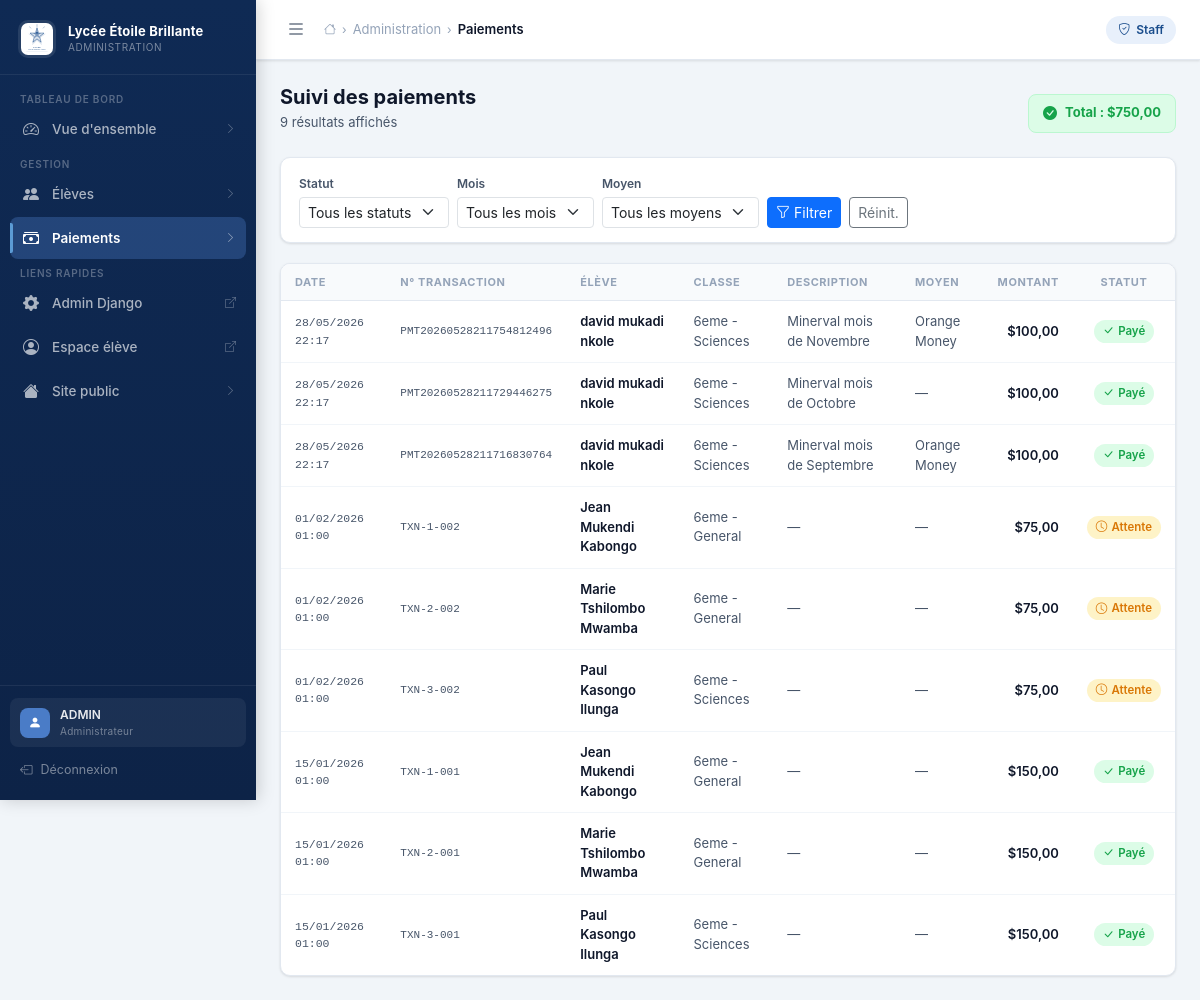
/administration/paiements/ (signed in), run on an earlier commit of the app's database.
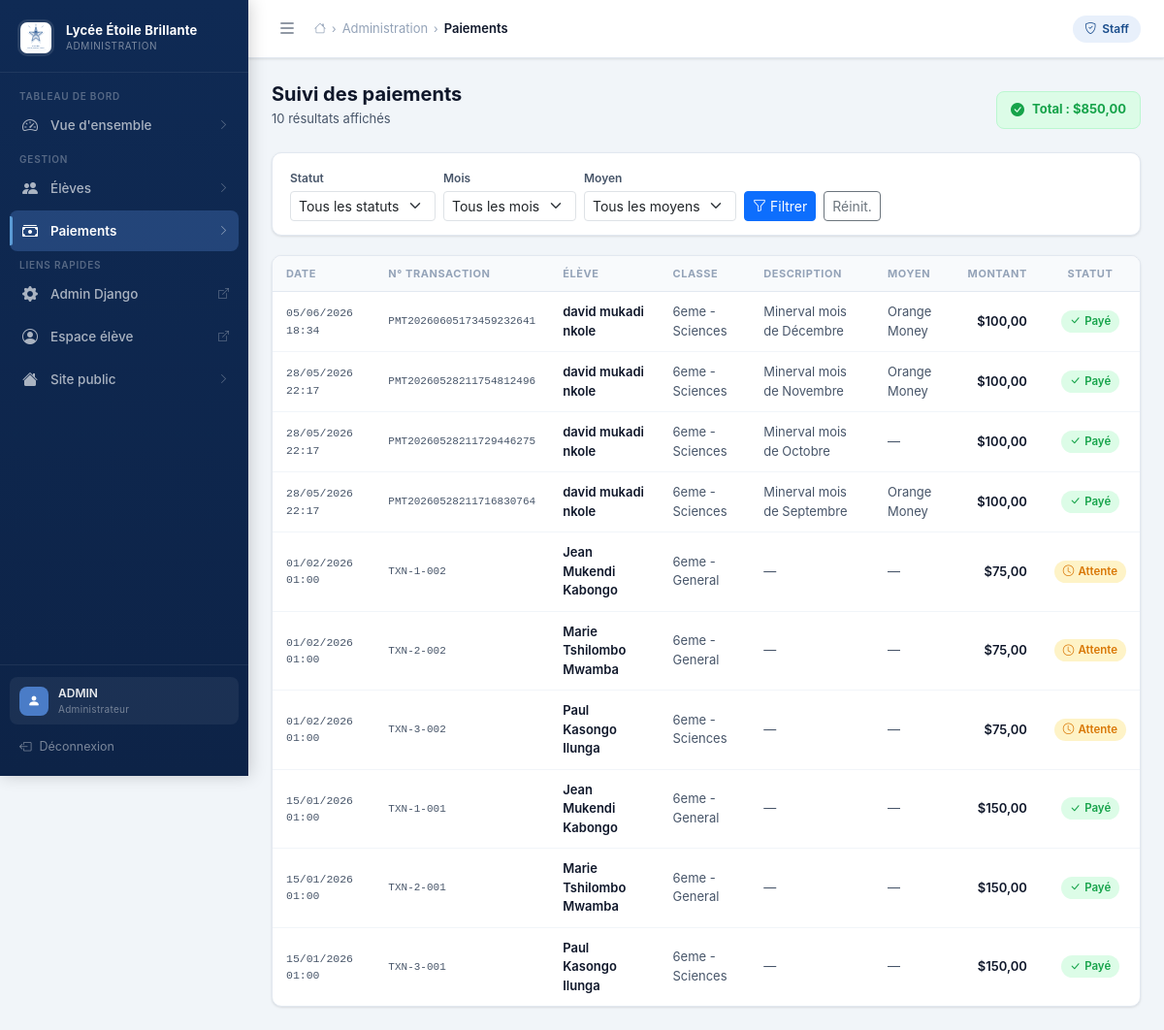
And on a later commit of the database.
### accounts/models.py (models this page shows, shortened)
class User(AbstractBaseUser, PermissionsMixin):
    identifiant = models.CharField(max_length=50, unique=True)
    is_active = models.BooleanField(default=True)
    is_staff = models.BooleanField(default=False)
    password_created = models.BooleanField(default=False)
    objects = UserManager()
    USERNAME_FIELD = "identifiant"
    REQUIRED_FIELDS = []
    class Meta:
        verbose_name = "utilisateur"
        verbose_name_plural = "utilisateurs"

class Eleve(models.Model):
    user = models.OneToOneField(User, on_delete=models.CASCADE, related_name="eleve")
    nom = models.CharField(max_length=100)
    postnom = models.CharField(max_length=100)
    prenom = models.CharField(max_length=100)
    classe = models.ForeignKey(Classe, on_delete=models.SET_NULL, null=True, blank=True)
    class Meta:
        verbose_name = "élève"
        verbose_name_plural = "élèves"
    @property
    def nom_complet(self):
        return f"{self.prenom} {self.nom} {self.postnom}"

class Classe(models.Model):
    niveau = models.CharField(max_length=100)
    departement = models.CharField(max_length=100)
    class Meta:
        verbose_name = "classe"
        verbose_name_plural = "classes"
    def __str__(self):
        return f"{self.niveau} - {self.departement}"

### payments/models.py (models this page shows, shortened)
class Paiement(models.Model):
    MODE_CHOICES = [
        ("orange", "Orange Money"),
        ("airtel", "Airtel Money"),
        ("mpesa", "M-Pesa"),
    ]
    STATUT_CHOICES = [
        ("en_attente", "En attente"),
        ("paye", "Payé"),
        ("echec", "Échec"),
    ]
    eleve = models.ForeignKey(Eleve, on_delete=models.CASCADE, related_name="paiements")
    frais = models.ForeignKey(FraisScolaire, null=True, blank=True, on_delete=models.PROTECT, related_name="paiements")
    moyen_paiement = models.CharField(max_length=20, choices=MODE_CHOICES, null=True, blank=True)
    montant = models.DecimalField(max_digits=10, decimal_places=2, editable=False, null=True, blank=True)
    description = models.CharField(max_length=255, blank=True)
    statut = models.CharField(max_length=20, choices=STATUT_CHOICES, default="paye")
    date_paiement = models.DateTimeField(auto_now_add=True)
    numero_transaction = models.CharField(max_length=100, unique=True, blank=True)
    class Meta:
        verbose_name = "paiement"
        verbose_name_plural = "paiements"
        ordering = ["-date_paiement"]
        unique_together = ("eleve", "frais")

### admin_panel/views.py (the view)
# urls.py: path("paiements/", views.PaiementsAdminView.as_view(), name="paiements"),
@staff_required_dispatch
class PaiementsAdminView(View):
    template_name = "admin_panel/paiements.html"
    def get(self, request):
        statut = request.GET.get("statut")
        mois = request.GET.get("mois")
        moyen = request.GET.get("moyen")
        qs = Paiement.objects.select_related("eleve", "frais", "eleve__classe").order_by("-date_paiement")
        if statut:
            qs = qs.filter(statut=statut)
        if mois:
            qs = qs.filter(frais__mois=mois)
        if moyen:
            qs = qs.filter(moyen_paiement=moyen)
        total_filtre = qs.filter(statut="paye").aggregate(total=Sum("montant"))["total"] or 0
        context = {
            "paiements": qs[:200],
            "total_filtre": total_filtre,
            "statut_choices": Paiement.STATUT_CHOICES,
            "mode_choices": Paiement.MODE_CHOICES,
            "mois_choices": FraisScolaire.MOIS_CHOICES,
            "statut_actif": statut,
            "mois_actif": mois,
            "moyen_actif": moyen,
        }
        return render(request, self.template_name, context)

### admin_panel/views.py (called while the page is built)
def staff_required_dispatch(cls):
    original_dispatch = cls.dispatch
    def dispatch(self, request, *args, **kwargs):
        if not request.user.is_authenticated or not request.user.is_staff:
            return redirect(f"/administration/connexion/?next={request.path}")
        return original_dispatch(self, request, *args, **kwargs)
    cls.dispatch = dispatch
    return cls

### templates/admin_panel/paiements.html (shortened to what this page needs)
{% extends "admin_panel/base_admin.html" %}
{% block nav_paiements %}active{% endblock %}
{% block breadcrumb_extra %}
<span class="breadcrumb-sep">›</span>
<span class="breadcrumb-item current">Paiements</span>
{% endblock %}
{% block content %}
<div class="page-header">
    <div class="page-header-left">
        <h1 class="page-title">Suivi des paiements</h1>
        <p class="page-subtitle">{{ paiements|length }} résultat{{ paiements|length|pluralize }} affiché{{ paiements|length|pluralize }}</p>
    </div>
    {% if total_filtre > 0 %}
    <div style="display:flex;align-items:center;gap:8px;background:#dcfce7;border:1px solid #bbf7d0;padding:8px 14px;border-radius:8px;">
        <i class="bi bi-check-circle-fill" style="color:#16a34a;"></i>
        <span style="font-size:13px;font-weight:700;color:#16a34a;">Total : ${{ total_filtre|floatformat:2 }}</span>
    </div>
    {% endif %}
</div>
<div class="filter-bar">
    <form method="get" class="row g-2 align-items-end">
        <div class="col-12 col-sm-auto">
            <label class="form-label mb-1" style="font-size:12px;font-weight:600;color:#475569;">Statut</label>
            <select name="statut" class="form-select form-select-sm">
                <option value="">Tous les statuts</option>
            </select>
        </div>
        <div class="col-12 col-sm-auto">
            <label class="form-label mb-1" style="font-size:12px;font-weight:600;color:#475569;">Mois</label>
            <select name="mois" class="form-select form-select-sm">
                <option value="">Tous les mois</option>
            </select>
        </div>
        <div class="col-12 col-sm-auto">
            <label class="form-label mb-1" style="font-size:12px;font-weight:600;color:#475569;">Moyen</label>
            <select name="moyen" class="form-select form-select-sm">
                <option value="">Tous les moyens</option>
            </select>
        </div>
        <div class="col-12 col-sm-auto">
            <button type="submit" class="btn btn-sm btn-primary"><i class="bi bi-funnel me-1"></i>Filtrer</button>
            <a href="{% url 'admin_panel:paiements' %}" class="btn btn-sm btn-outline-secondary ms-1">Réinit.</a>
        </div>
    </form>
</div>
<div class="admin-card">
    <div style="overflow-x:auto;">
        <table class="admin-table">
            <thead><tr>
                <th>Date</th>
                <th>N° Transaction</th>
                <th>Élève</th>
                <th>Classe</th>
                <th>Description</th>
                <th>Moyen</th>
                <th class="text-end">Montant</th>
                <th class="text-center">Statut</th>
            </tr></thead>
            <tbody>
            {% for p in paiements %}
            <tr>
                <td class="mono">{{ p.date_paiement|date:"d/m/Y H:i" }}</td>
                <td class="mono" style="font-size:11px;">{{ p.numero_transaction }}</td>
                <td class="fw-med">{{ p.eleve.nom_complet }}</td>
                <td>{{ p.eleve.classe|default:"—" }}</td>
                <td>{{ p.description|default:"—" }}</td>
                <td>{{ p.get_moyen_paiement_display|default:"—" }}</td>
                <td class="text-end fw-med">${{ p.montant|floatformat:2 }}</td>
                <td class="text-center">
                    {% if p.statut == "paye" %}<span class="status-badge paye"><i class="bi bi-check-lg"></i>Payé</span>
                    {% elif p.statut == "en_attente" %}<span class="status-badge attente"><i class="bi bi-clock"></i>Attente</span>
                    {% else %}<span class="status-badge echec"><i class="bi bi-x-lg"></i>Échec</span>{% endif %}
                </td>
            </tr>
            {% empty %}
            <tr><td colspan="8"><div class="empty-state"><i class="bi bi-inbox"></i><p>Aucun paiement trouvé</p></div></td></tr>
            {% endfor %}
            </tbody>
        </table>
    </div>
</div>
{% endblock %}

### templates/admin_panel/base_admin.html (shortened to what this page needs)
{% load static %}
<!DOCTYPE html>
<html lang="fr">
<head>
    <link href="https://cdn.jsdelivr.net/npm/bootstrap@5.3.3/dist/css/bootstrap.min.css" rel="stylesheet">
    <link rel="stylesheet" href="https://cdn.jsdelivr.net/npm/bootstrap-icons@1.11.3/font/bootstrap-icons.min.css">
    <link rel="stylesheet" href="{% static 'css/admin.css' %}">
</head>
<body class="admin-body">
<div class="admin-wrapper">
    <aside class="admin-sidebar" id="adminSidebar">
        <a href="{% url 'admin_panel:index' %}" class="sidebar-header">
            <img src="{% static 'img/logo-ecole.svg' %}" alt="Logo" class="sidebar-logo">
            <div class="sidebar-brand">
                <span class="brand-main">Lycée Étoile Brillante</span>
                <span class="brand-sub">Administration</span>
            </div>
        </a>
        <nav class="sidebar-nav">
            <span class="nav-group-label">Tableau de bord</span>
            <a href="{% url 'admin_panel:index' %}" class="sidebar-link {% block nav_dashboard %}{% endblock %}">
                <i class="bi bi-speedometer2 nav-icon"></i>
                <span>Vue d'ensemble</span>
                <i class="bi bi-chevron-right nav-arrow"></i>
            </a>
            <span class="nav-group-label">Gestion</span>
            <a href="{% url 'admin_panel:eleves' %}" class="sidebar-link {% block nav_eleves %}{% endblock %}">
                <i class="bi bi-people-fill nav-icon"></i>
                <span>Élèves</span>
                <i class="bi bi-chevron-right nav-arrow"></i>
            </a>
            <a href="{% url 'admin_panel:paiements' %}" class="sidebar-link {% block nav_paiements %}{% endblock %}">
                <i class="bi bi-cash-stack nav-icon"></i>
                <span>Paiements</span>
                <i class="bi bi-chevron-right nav-arrow"></i>
            </a>
            <span class="nav-group-label">Liens rapides</span>
            <a href="{% url 'admin:index' %}" class="sidebar-link" target="_blank">
                <i class="bi bi-gear-fill nav-icon"></i>
                <span>Admin Django</span>
                <i class="bi bi-box-arrow-up-right nav-arrow"></i>
            </a>
            <a href="{% url 'dashboard:index' %}" class="sidebar-link" target="_blank">
                <i class="bi bi-person-circle nav-icon"></i>
                <span>Espace élève</span>
                <i class="bi bi-box-arrow-up-right nav-arrow"></i>
            </a>
            <a href="{% url 'home' %}" class="sidebar-link">
                <i class="bi bi-house-fill nav-icon"></i>
                <span>Site public</span>
                <i class="bi bi-chevron-right nav-arrow"></i>
            </a>
        </nav>
        <div class="sidebar-footer">
            <div class="sidebar-user">
                <div class="user-avatar"><i class="bi bi-person-fill"></i></div>
                <div class="user-info">
                    <div class="user-name">{{ request.user.identifiant }}</div>
                    <div class="user-role">Administrateur</div>
                </div>
            </div>
            <form method="post" action="{% url 'accounts:signout' %}">
                <button type="submit" class="sidebar-signout">
                    <i class="bi bi-box-arrow-left"></i>
                    <span class="signout-text">Déconnexion</span>
                </button>
            </form>
        </div>
    </aside>
    <div class="admin-main" id="adminMain">
        <header class="admin-topbar">
            <button class="topbar-toggle" id="sidebarToggle" aria-label="Ouvrir/fermer le menu">
                <i class="bi bi-list"></i>
            </button>
            <div class="topbar-breadcrumb">
                <span class="breadcrumb-item">
                    <i class="bi bi-house" style="font-size:12px;"></i>
                </span>
                <span class="breadcrumb-sep">›</span>
                <span class="breadcrumb-item">Administration</span>
                {% block breadcrumb_extra %}{% endblock %}
            </div>
            <div class="topbar-right">
                <div class="topbar-badge">
                    <i class="bi bi-shield-check"></i>
                    Staff
                </div>
            </div>
        </header>
        <main class="admin-content">
            {% block content %}{% endblock %}
        </main>
    </div>
</div>
</body>
</html>

What changed in the data, as far as the page shows it:
added Paiement: date_paiement "05/06/2026 18:34", numero_transaction "PMT20260605173459232641", eleve.nom_complet "david mukadi nkole", eleve.classe "6eme - Sciences", description "Minerval mois de Décembre", moyen_paiement "Orange Money", montant "100,00", statut "paye" (drawn)
Also different on the page:
{{ paiements|length }}: "9" → "10"
{{ total_filtre|floatformat:2 }}: "750,00" → "850,00"
